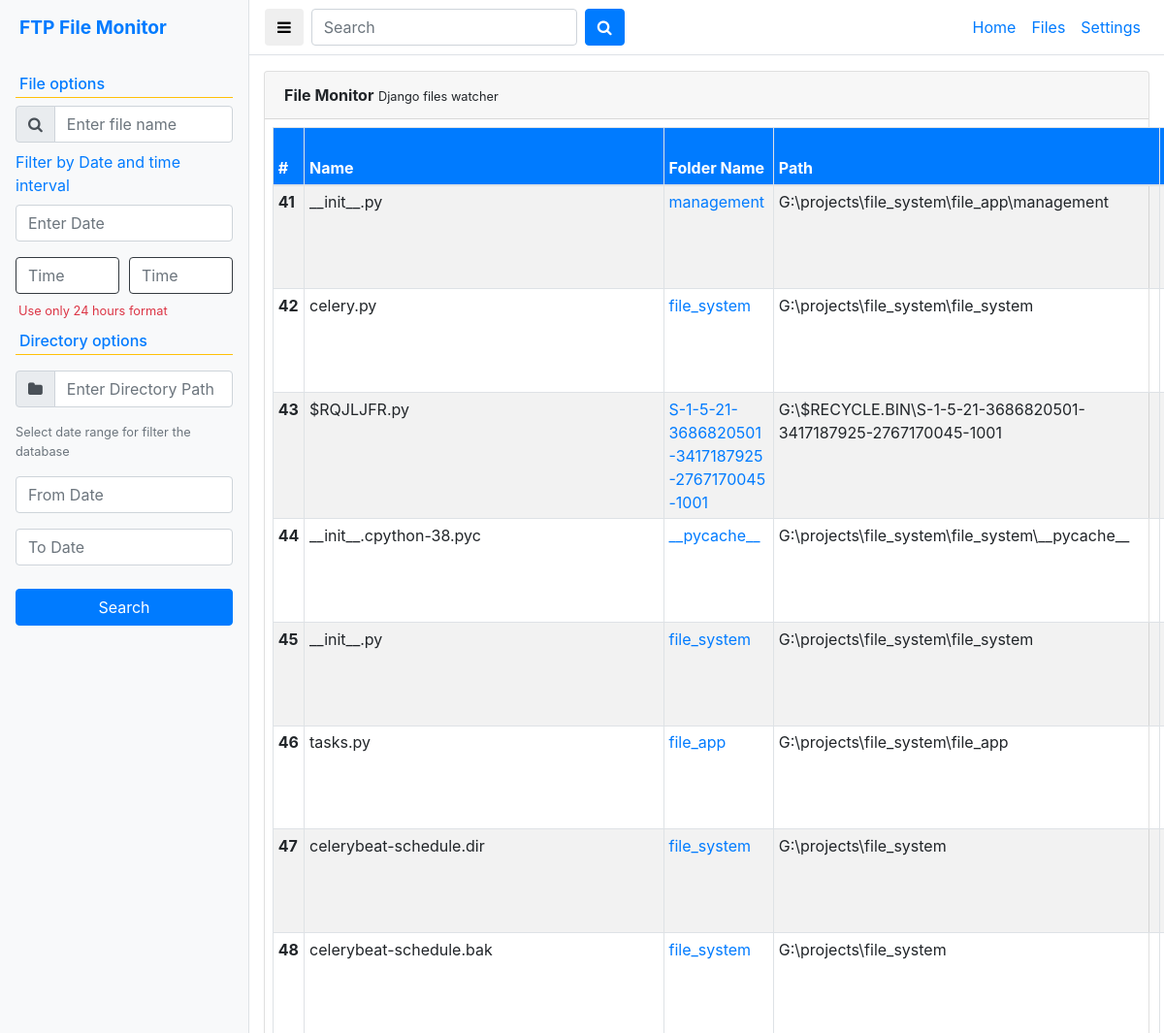
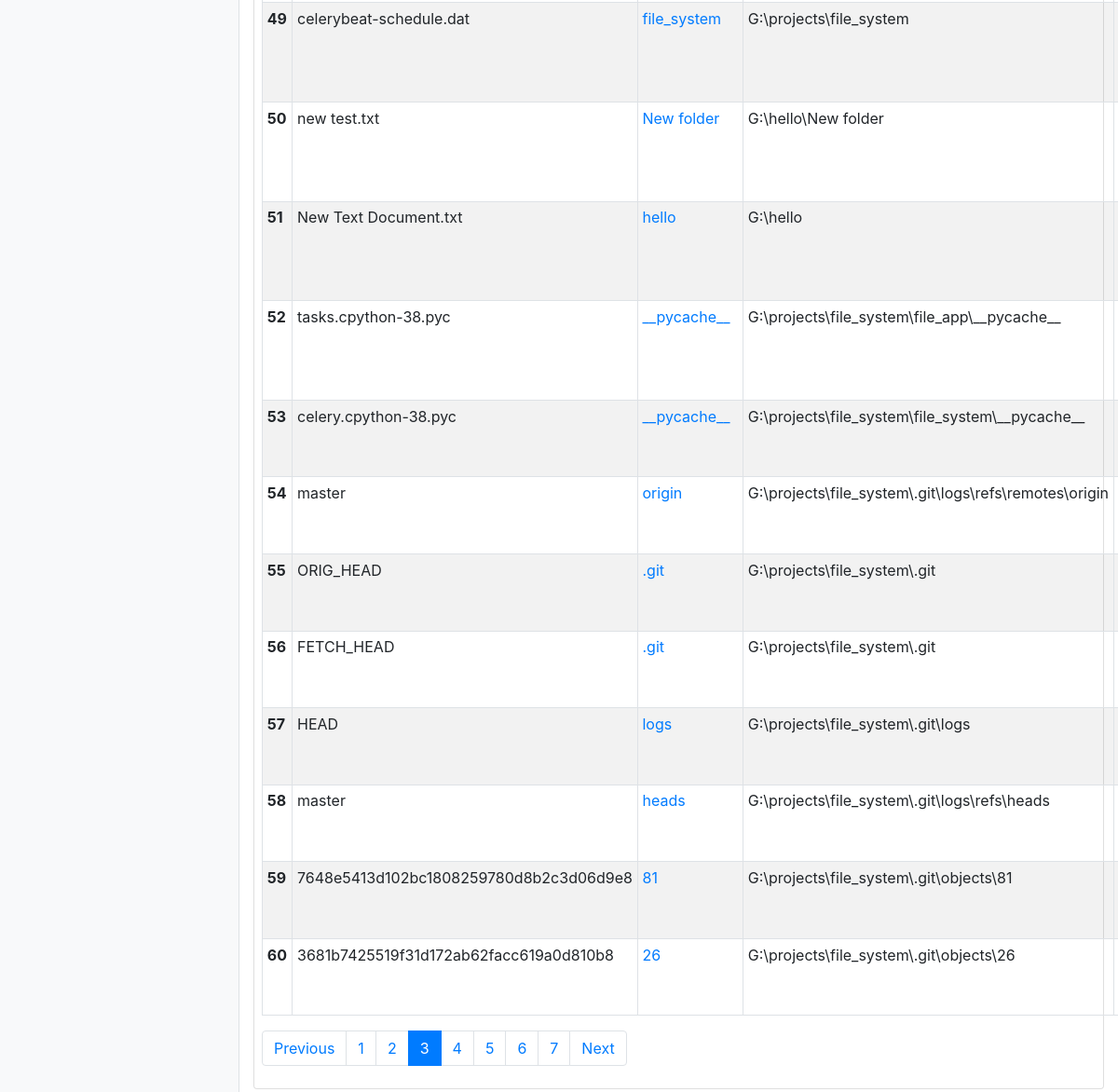
The app's page /file/?page=3 with its own data (2 pictures, top to bottom).
### file_app/models.py (models this page shows, shortened)
class File(models.Model):
	name 				= models.CharField(max_length=200)
	path 				= models.ForeignKey(Folder,on_delete=models.SET_NULL, null=True)
	date_modified		= models.DateTimeField(auto_now=False, auto_now_add=False)
	size				= models.CharField(max_length=50)
	updated_at			= models.DateTimeField(auto_now_add=True)

class Folder(models.Model):
	name 				= models.CharField(max_length=200)
	path 				= models.CharField(max_length=999, unique=True)
	date_modified		= models.DateTimeField(auto_now=False, auto_now_add=False)
	size				= models.CharField(max_length=50)
	updated_at			= models.DateTimeField(auto_now_add=True)
	parent				= models.ForeignKey(
							'self',
							blank=True,
							null=True ,
							on_delete=models.CASCADE,
							related_name='children')
	class Meta:
		unique_together = [['path', 'parent']]

### file_app/views.py (the view, shortened to what this page needs)
# urls.py: path('file/', file, name="file"),
def file(request):
	files = File.objects.all().order_by('-date_modified')
	query = request.GET.get('query')
	folder = request.GET.get('folder')
	start_date = request.GET.get('start_date')
	end_date = request.GET.get('end_date')
	date = request.GET.get('date')
	st_time = request.GET.get('st_time')
	en_time = request.GET.get('en_time')
	if start_date and end_date:
		start_date = datetime.datetime.strptime(start_date, '%d-%m-%Y').strftime('%Y-%m-%d')
		end_date = datetime.datetime.strptime(end_date, '%d-%m-%Y').strftime('%Y-%m-%d')
		files = files.filter(date_modified__range=[start_date, end_date])
	if folder:
		folder = Folder.objects.get(path=folder)
		files = files.filter(path=folder)
	if query:
		files = files.filter(name__contains=query)
	if date:
		date = datetime.datetime.strptime(date, '%d-%m-%Y')
		files = files.filter(date_modified__date=date.strftime('%Y-%m-%d'))
	page = request.GET.get('page', 1)
	paginator = Paginator(files, 20)
	try:
		files = paginator.page(page)
	except PageNotAnInteger:
		files = paginator.page(1)
	except EmptyPage:
		files = paginator.page(paginator.num_pages)
	return render(request, 'file.html', {'files':files})

### file_app/views.py (called while the page is built)
@register.filter
def convert_bytes(num):
	num = int(num)
	for x in ['bytes', 'KB', 'MB', 'GB', 'TB']:
		if num < 1024.0:
			return "%3.1f %s" % (num, x)
		num /= 1024.0

### templates/file.html (shortened to what this page needs)
{% extends "base.html" %}
{% block content %}
<div class="card mt-3 mb-3">
  <div class="card-header"><strong>File Monitor</strong> <small>Django files watcher</small></div>
  <div class="card-body p-2">
    <table class="table table-striped table-hover table-bordered table-sm">
      <thead>
        <tr class="bg-primary text-white">
          <th scope="col">#</th>
          <th scope="col">Name</th>
          <th scope="col">Folder Name</th>
          <th scope="col">Path</th>
          <th scope="col">Modified Date</th>
        </tr>
      </thead>
      <tbody>
        {% for file in files %}
        <tr>
          <th scope="row">{{forloop.counter0|add:files.start_index}}</th>
          <td>{{file.name}}</td>
          <td><a href="{% url 'file' %}?folder={{file.path.path}}">{{file.path.name}}</a></td>
          <td>{{file.path.path}}</td>
          <td>{{file.date_modified}}</td>
        </tr>
        {% endfor %}
      </tbody>
    </table>
{% if files.has_other_pages %}
<nav aria-label="...">
  <ul class="pagination">
    {% if files.has_previous %}
    <li class="page-item"><a class="page-link" href="?page={{ files.previous_page_number }}">Previous</a></li>
    {% else %}
    <li class="page-item disabled">
      <a class="page-link" href="#" tabindex="-1" aria-disabled="true">Previous</a>
    </li>
    {% endif %}
    {% for i in files.paginator.page_range %}
      {% if files.number == i %}
    <li class="page-item active" aria-current="page">
      <a class="page-link" href="">{{ i }}<span class="sr-only">(current)</span></a>
    </li>
    {% elif i > files.number|add:'-5' and i < files.number|add:'5' %}
    <li class="page-item"><a class="page-link" href="?page={{ i }}">{{ i }}</a></li>
    {% endif %}
    {% endfor %}
    {% if files.has_next %}
    <li class="page-item">
      <a class="page-link" href="?page={{ files.next_page_number }}">Next</a>
    </li>
    {% else %}
    <li class="page-item disabled">
      <a class="page-link" href="#" tabindex="-1" aria-disabled="true">Next</a>
    </li>
    {% endif %}
  </ul>
</nav>
{% endif %}
  </div>
</div>
{% endblock content %}

### records on screen
File: name "__init__.cpython-38.pyc", path.name "__pycache__", path.path "G:\\projects\\file_system\\file_system\\__pycache__"
File: name "__init__.py", path.name "file_system", path.path "G:\\projects\\file_system\\file_system"

### other values on screen
{{ i }} "1" "2" "4" "5" "6" "7"
{{ i }} "3"
